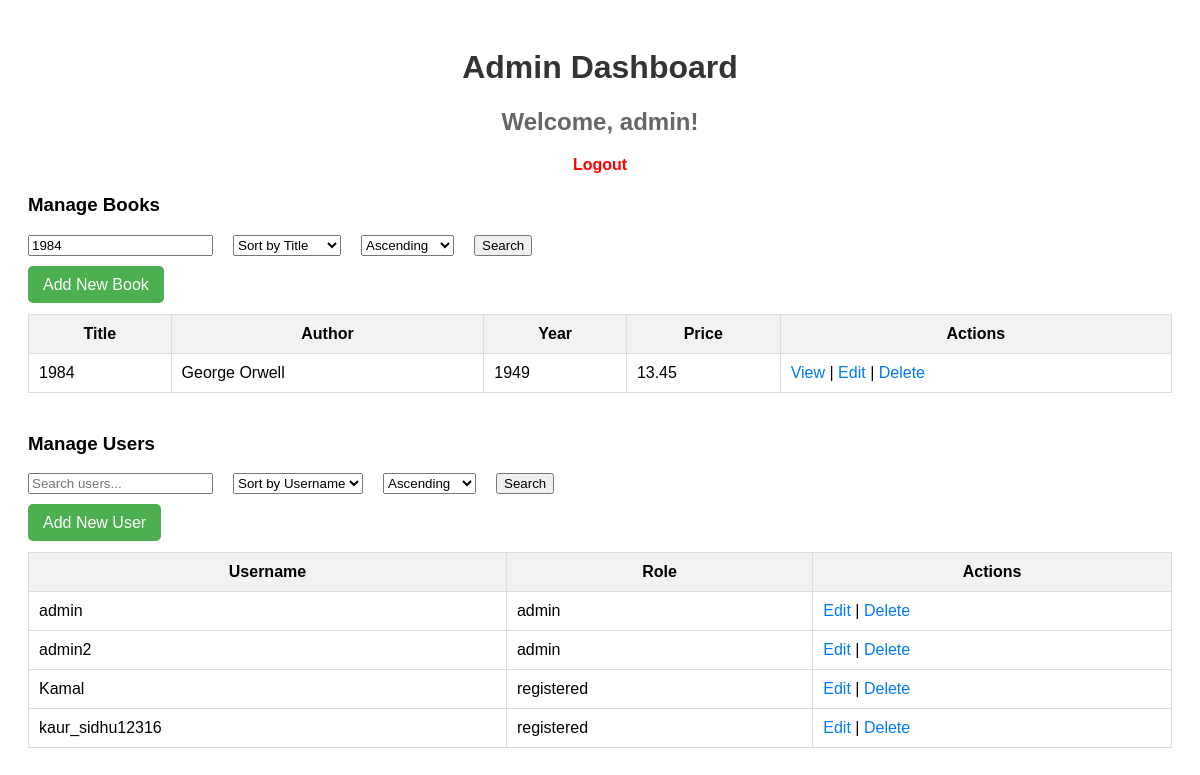
The page /admin_dashboard.php?book_search=1984 (signed in) on the database its author committed.
### tables this page shows
CREATE TABLE `books` (
  `book_id` int(11) NOT NULL,
  `title` varchar(255) NOT NULL,
  `author` varchar(255) NOT NULL,
  `publication_year` int(4) NOT NULL,
  `price` decimal(10,2) NOT NULL,
  `image` varchar(255) DEFAULT NULL
);

CREATE TABLE `users` (
  `user_id` int(11) NOT NULL,
  `email` varchar(255) NOT NULL,
  `username` varchar(50) NOT NULL,
  `password` varchar(255) NOT NULL,
  `role` enum('admin','editor','registered','guest') NOT NULL
);

### admin_dashboard.php (the view, shortened to what this page needs)
<?php
require_once 'db_connect.php';
$bookSearch = isset($_GET['book_search']) ? $_GET['book_search'] : '';
$bookSort = isset($_GET['book_sort']) ? $_GET['book_sort'] : 'title';
$bookDirection = isset($_GET['book_direction']) && $_GET['book_direction'] == 'desc' ? 'DESC' : 'ASC';
$userSearch = isset($_GET['user_search']) ? $_GET['user_search'] : '';
$userSort = isset($_GET['user_sort']) ? $_GET['user_sort'] : 'username';
$userDirection = isset($_GET['user_direction']) && $_GET['user_direction'] == 'desc' ? 'DESC' : 'ASC';
$bookQuery = "SELECT * FROM Books WHERE title LIKE :book_search OR author LIKE :book_search ORDER BY $bookSort $bookDirection";
$bookStmt = $pdo->prepare($bookQuery);
$bookStmt->execute([':book_search' => "%$bookSearch%"]);
$userQuery = "SELECT * FROM Users WHERE username LIKE :user_search ORDER BY $userSort $userDirection";
$userStmt = $pdo->prepare($userQuery);
$userStmt->execute([':user_search' => "%$userSearch%"]);
?>
<!DOCTYPE html>
<html lang="en">
<head>
    <link rel="stylesheet" href="admin_dashboard.css">
</head>
<body>
<header>
    <h1>Admin Dashboard</h1>
    <h2>Welcome, <?= htmlspecialchars($_SESSION['username']); ?>!</h2>
    <nav><a href="logout.php" class="logout-btn">Logout</a></nav>
</header>
<div class="container">
    <section class="manage-section">
        <h3>Manage Books</h3>
        <div class="search-sort">
            <form action="" method="get" style="display: flex; gap: 20px;">
                <input type="text" name="book_search" placeholder="Search books..." value="<?= htmlspecialchars($bookSearch) ?>" />
                <select name="book_sort">
                    <option value="title" <?= $bookSort == 'title' ? 'selected' : '' ?>>Sort by Title</option>
                </select>
                <select name="book_direction">
                    <option value="asc" <?= $bookDirection == 'ASC' ? 'selected' : '' ?>>Ascending</option>
                </select>
                <button type="submit">Search</button>
            </form>
        </div>
        <div class="add-links">
            <a href="add_book.php" class="add-link">Add New Book</a>
        </div>
<table class="admin-table">
    <thead>
        <tr><th>Title</th><th>Author</th><th>Year</th><th>Price</th><th>Actions</th></tr>
    </thead>
    <tbody>
        <?php while ($book = $bookStmt->fetch()): ?>
            <tr>
                <td><?= htmlspecialchars($book['title']) ?></td>
                <td><?= htmlspecialchars($book['author']) ?></td>
                <td><?= htmlspecialchars($book['publication_year']) ?></td>
                <td><?= htmlspecialchars($book['price']) ?></td>
                <td>
                    <a href="view_book.php?book_id=<?= $book['book_id'] ?>" class="action-link">View</a> |
                    <a href="edit_book.php?book_id=<?= $book['book_id'] ?>" class="action-link">Edit</a> |
                    <a href="delete_book.php?book_id=<?= $book['book_id'] ?>" class="action-link" onclick="return confirm('Are you sure you want to delete this book?')">Delete</a>
                </td>
            </tr>
        <?php endwhile; ?>
    </tbody>
</table>
    </section>
    <section class="manage-section">
        <h3>Manage Users</h3>
        <div class="search-sort">
            <form action="" method="get" style="display: flex; gap: 20px;">
                <input type="text" name="user_search" placeholder="Search users..." value="<?= htmlspecialchars($userSearch) ?>" />
                <select name="user_sort">
                    <option value="username" <?= $userSort == 'username' ? 'selected' : '' ?>>Sort by Username</option>
                </select>
                <select name="user_direction">
                    <option value="asc" <?= $userDirection == 'ASC' ? 'selected' : '' ?>>Ascending</option>
                </select>
                <button type="submit">Search</button>
            </form>
        </div>
        <div class="add-links">
            <a href="add_user.php" class="add-link">Add New User</a>
        </div>
        <table class="admin-table">
            <thead>
                <tr><th>Username</th><th>Role</th><th>Actions</th></tr>
            </thead>
            <tbody>
                <?php while ($user = $userStmt->fetch()): ?>
                    <tr>
                        <td><?= htmlspecialchars($user['username']) ?></td>
                        <td><?= htmlspecialchars($user['role']) ?></td>
                        <td>
                            <a href="edit_user.php?user_id=<?= $user['user_id'] ?>" class="action-link">Edit</a> |
                            <a href="delete_user.php?user_id=<?= $user['user_id'] ?>" class="action-link" onclick="return confirm('Are you sure you want to delete this user?')">Delete</a>
                        </td>
                    </tr>
                <?php endwhile; ?>
            </tbody>
        </table>
    </section>
</div>
</body>
</html>

### admin_dashboard.css (style rules this page uses)
body { font-family: Arial, sans-serif; padding: 20px; }
header { text-align: center; margin-bottom: 20px; }
h1 { font-size: 2em; color: #333; }
h2 { color: #666; }
nav a.logout-btn { color: red; font-weight: bold; text-decoration: none; }
.container { margin-top: 20px; }
.manage-section { margin-bottom: 40px; }
.add-links { margin-bottom: 20px; }
.add-link { background-color: #4CAF50; color: white; padding: 10px 15px; text-decoration: none; border-radius: 5px; }
.search-sort { margin-bottom: 20px; }
.admin-table { width: 100%; border-collapse: collapse; }
.admin-table th, .admin-table td { padding: 10px; border: 1px solid #ddd; }
.admin-table th { background-color: #f2f2f2; }
.action-link { color: #007BFF; text-decoration: none; }

### rows shown on the page
books: title "1984", author "George Orwell", publication_year "1949", price "13.45"
users: username "admin", role "admin"
users: username "admin2", role "admin"
users: username "Kamal", role "registered"
users: username "kaur_sidhu12316", role "registered"

### other values the page prints
$_SESSION['username'] "admin"
